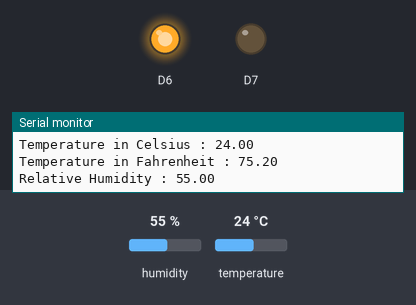
This sketch was run on a simulated ESP8266 (Wemos D1 mini). On the bench: output pins drawn as LEDs (lit = HIGH), the last lines printed to the serial monitor. Inputs (shaded band) come from the test bench; at power-on: temperature 24 °C, humidity 55 %. WiFi joins after 1.5 s; servers stay silent unless stated.

Above: at 3.0 s.
3.1 s: temperature set to 33 °C
At 4.6 s:
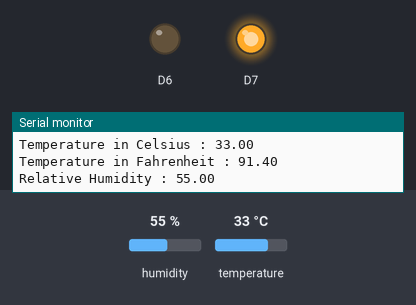
5.4 s: temperature set to 12 °C
At 6.9 s:
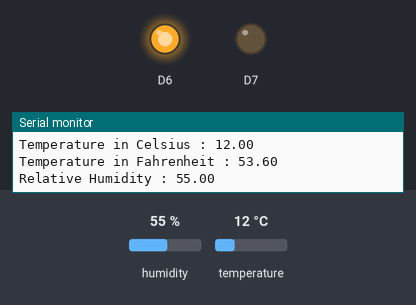
7.5 s: temperature set to 41 °C
At 9.2 s:
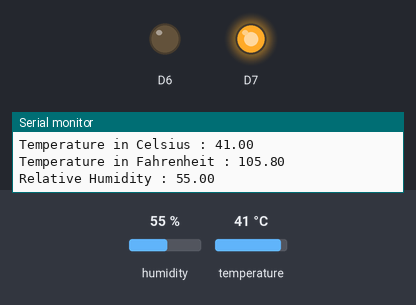
Timing chart, 0 to 10.7 s (numbered marks = the images above; inputs shaded):
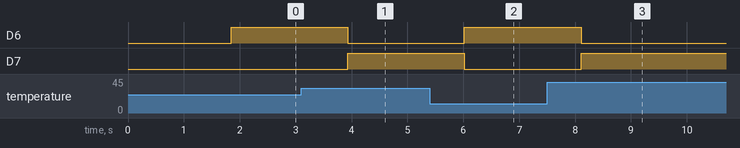

Measured:
- after the input at 3.1 s, D6: HIGH → LOW after 0.83 s; D7: LOW → HIGH after 0.83 s
- after the input at 5.4 s, D6: LOW → HIGH after 0.62 s; D7: HIGH → LOW after 0.62 s
- after the input at 7.5 s, D6: HIGH → LOW after 0.61 s; D7: LOW → HIGH after 0.61 s

The sketch:

sketch_aug07a.ino
```cpp
#include <WEMOS_SHT3X.h>
#include <Blynk.h>

#define BLYNK_PRINT Serial


#include <ESP8266WiFi.h>
#include <BlynkSimpleEsp8266.h>
SHT3X sht30(0x45);
//bool status_ = HIGH;
char auth[] = "b8f5570995bb43e1b1aae2ab9705f921";
// Your WiFi credentials.
// Set password to "" for open networks.
char ssid[] = "GengRX";
char pass[] = "11111111";
//const int relayPin = D1;
BLYNK_READ(V5)
{
  Blynk.virtualWrite(V5,sht30.cTemp);
/*  Blynk.virtualWrite(PIN_UPTIME7,sht30.cTemp);
  soilMoistureValue = analogRead(A0);  //put Sensor insert into soil
  // This command writes Arduino's uptime in seconds to Virtual Pin (5)
  if(soilMoistureValue > WaterValue && soilMoistureValue < (WaterValue + intervals))    // Very Wet
  {
    Blynk.virtualWrite(PIN_UPTIME,"Very Wet",soilMoistureValue);
  }
  else if(soilMoistureValue > (WaterValue + intervals) && soilMoistureValue < (WaterValue + 2*intervals))   // Wet
  {
    Blynk.virtualWrite(PIN_UPTIME,"Wet",soilMoistureValue);
  }
  else if(soilMoistureValue < WaterValue + 3*intervals && soilMoistureValue > (WaterValue + 2*intervals))   // Dry
  {
    Blynk.virtualWrite(PIN_UPTIME,"Dry",soilMoistureValue);
  }
  else if(soilMoistureValue < WaterValue + 4*intervals && soilMoistureValue > (WaterValue + 3*intervals))   // Very Dry
  {
    Blynk.virtualWrite(PIN_UPTIME,"Very Dry",soilMoistureValue);
  }*/
}
void setup() {
  Serial.begin(115200);
  pinMode(D7, OUTPUT);
  pinMode(D6, OUTPUT);
    Blynk.begin(auth, ssid, pass);
}

void loop() {
  sht30.get();

  Serial.print("Temperature in Celsius : ");
  Serial.println(sht30.cTemp);
  Serial.print("Temperature in Fahrenheit : ");
  Serial.println(sht30.fTemp);

  Serial.print("Relative Humidity : ");
  Serial.println(sht30.humidity);
  Serial.println();
  if (sht30.cTemp > 30)
  {
        digitalWrite(D7, HIGH);
        digitalWrite(D6, LOW);
  }
else if(sht30.cTemp <29)
  {
        digitalWrite(D7, LOW);
        digitalWrite(D6, HIGH);
  }
  else if ((sht30.cTemp < 30) && (sht30.cTemp > 29))
  {
        digitalWrite(D7, LOW);
        digitalWrite(D6, LOW);
  }
  delay(1000);
    Blynk.run();
}
```
